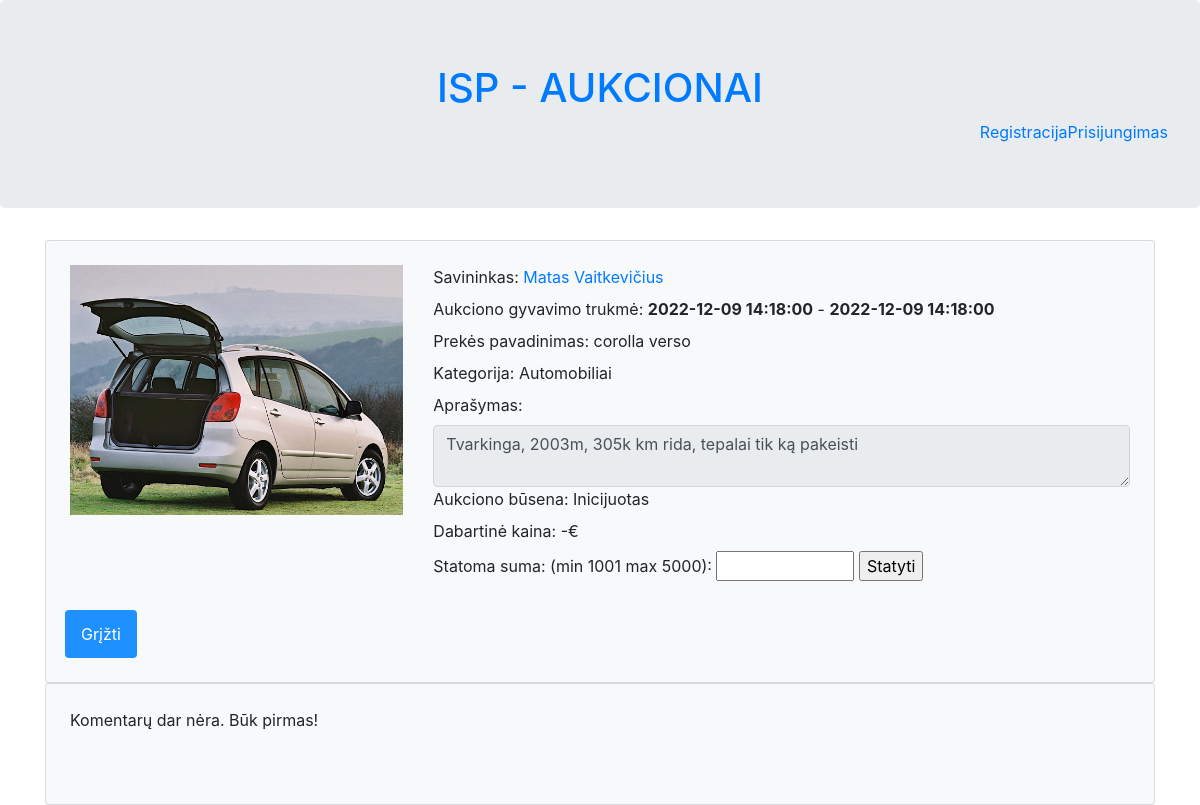
/Aukciono_langas.php?id=3, run on an earlier commit of the app's database.
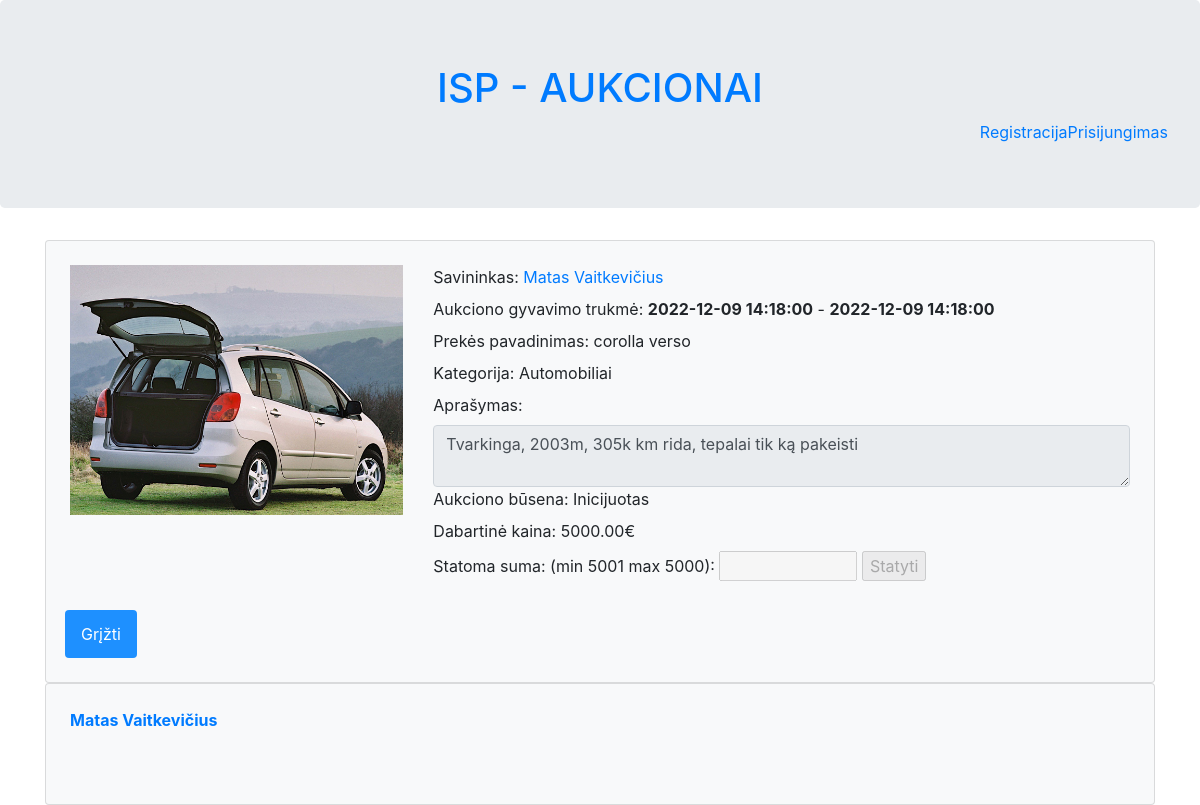
And on a later commit of the database.
### tables this page shows
CREATE TABLE `aukcionas` (
  `pradzia` datetime NOT NULL,
  `pabaiga` datetime NOT NULL,
  `min` float DEFAULT NULL,
  `max` float DEFAULT NULL,
  `galutine_kaina` float DEFAULT NULL,
  `statusas` int(11) NOT NULL,
  `id_Aukcionas` int(11) NOT NULL,
  `fk_Administratoriusid_Administratorius` int(11) DEFAULT NULL,
  `fk_Vartotojasid_Vartotojas` int(11) DEFAULT NULL,
  `fk_Prekeid_Preke` int(11) NOT NULL
);

CREATE TABLE `nuotrauka` (
  `pavadinimas` varchar(64) NOT NULL,
  `nuoroda` text NOT NULL,
  `formatas` int(11) NOT NULL,
  `id_Nuotrauka` int(11) NOT NULL,
  `fk_Prekeid_Preke` int(11) NOT NULL
);

CREATE TABLE `vartotojas` (
  `vardas` varchar(32) NOT NULL,
  `pavarde` varchar(32) NOT NULL,
  `email` varchar(64) NOT NULL,
  `telefono_nr` varchar(20) DEFAULT NULL,
  `slaptazodis` varchar(32) NOT NULL,
  `likutis` decimal(10,2) NOT NULL,
  `blokuotas` tinyint(1) NOT NULL,
  `lytis` int(11) DEFAULT NULL,
  `id_Vartotojas` int(11) NOT NULL,
  `fk_Administratorius` int(11) DEFAULT NULL
);

CREATE TABLE `kategorija` (
  `id_KATEGORIJA` int(11) NOT NULL,
  `name` varchar(12) NOT NULL
);

CREATE TABLE `preke` (
  `aprasymas` varchar(255) NOT NULL,
  `data` datetime NOT NULL DEFAULT current_timestamp(),
  `pavadinimas` varchar(64) NOT NULL,
  `kategorija` int(11) NOT NULL,
  `id_Preke` int(11) NOT NULL,
  `fk_Vartotojasid_Vartotojas` int(11) NOT NULL
);

CREATE TABLE `statusas` (
  `id_STATUSAS` int(11) NOT NULL,
  `name` varchar(14) NOT NULL
);

CREATE TABLE `statymas` (
  `verte` decimal(10,2) NOT NULL,
  `laiko_zyme` datetime NOT NULL DEFAULT current_timestamp(),
  `id_Statymas` int(11) NOT NULL,
  `fk_Vartotojasid_Vartotojas` int(11) NOT NULL,
  `fk_Aukcionasid_Aukcionas` int(11) NOT NULL
);

CREATE TABLE `komentaras` (
  `tekstas` text DEFAULT NULL,
  `laiko_zyme` datetime NOT NULL DEFAULT current_timestamp(),
  `id_Komentaras` int(11) NOT NULL,
  `fk_Aukcionasid_Aukcionas` int(11) NOT NULL,
  `fk_Vartotojasid_Vartotojas` int(11) NOT NULL
);

### Aukciono_langas.php (the view, shortened to what the changed rows need)
<!DOCTYPE html>
<html lang="en">
    <head>
        <link rel="stylesheet" href="https://cdn.jsdelivr.net/npm/bootstrap@4.6.1/dist/css/bootstrap.min.css">
        <link rel="stylesheet" href="https://cdnjs.cloudflare.com/ajax/libs/font-awesome/4.7.0/css/font-awesome.min.css">
      </head>
    <body>
    <?php include("header.php");?>
    <?php
    $db = mysqli_connect(config::DB_SERVER, config::DB_USERNAME, config::DB_PASSWORD, config::DB_NAME);
    $id = $_GET['id'];
    $query = "SELECT *, kategorija.name as name2
              FROM aukcionas
              LEFT JOIN preke ON preke.id_Preke=aukcionas.fk_Prekeid_Preke
              LEFT JOIN nuotrauka ON nuotrauka.fk_Prekeid_Preke=preke.id_Preke
              LEFT JOIN kategorija ON kategorija.id_KATEGORIJA=preke.kategorija
              LEFT JOIN statusas ON statusas.id_STATUSAS=aukcionas.statusas
              LEFT JOIN vartotojas ON preke.fk_Vartotojasid_Vartotojas=vartotojas.id_Vartotojas
              WHERE aukcionas.id_Aukcionas=".$id;
    $result = mysqli_query($db, $query);
    $result = mysqli_fetch_assoc($result);
    ?>
        <div class="container">
              <div class="col-12 card card-body bg-light p-4">
                <div class="row">
                  <div class="col-4">
                    <img style="max-width:100%; max-height:100%;"src=<?php echo "'".$result['nuoroda']."'";?> alt="Blue toy">
                </div>
                <div class="col-8">
                  <div class="div-group">
                    <label><?php echo "<a href='naudotojoPuslapis.php?id=".$result['id_Vartotojas']."'>".$result['vardas']." ".$result['pavarde']."</a>";?></label>
                  </div>
                  <div class="div-group">
                    <label>Aukciono gyvavimo trukmė:</label>
                    <label style="font-weight: bold;"><?php echo $result['pradzia'];?></label>
                    <label> - </label>
                    <label style="font-weight: bold;"><?php echo $result['pabaiga'];?></label>
                  </div>
                  <div class="div-group">
                    <label>Prekės pavadinimas:</label>
                    <label><?php echo $result['pavadinimas'];?></label>
                  </div>
                  <div class="div-group">
                    <label for="kategorija">Kategorija: </label>
                    <label><?php echo $result['name2'];?></label>
                  </div>
                  <div class="div-group">
                      <div class="input-group">
                        <textarea readonly placeholder="$aprasymas" id="aprasymas" class="form-control"><?php echo $result['aprasymas'];?></textarea>
                      </div>
                  </div>
                  <div class="div-group">
                    <label for="status">Aukciono būsena:</label>
                    <label for="status"><?php echo $result['name'];?></label>
                  </div>
                  <div class="div-group">
                    <?php
                    $query = "SELECT * FROM statymas
                     INNER JOIN vartotojas ON vartotojas.id_Vartotojas=statymas.fk_Vartotojasid_Vartotojas
                     WHERE fk_Aukcionasid_Aukcionas='" . $id . "' ORDER BY verte desc LIMIT 1";
                    $statymas = mysqli_query($db, $query);
                    $statymas = mysqli_fetch_assoc($statymas);
                    ?>
                    <label for="kaina">Dabartinė kaina:</label>
                    <label for="kaina"><?php
                    if (isset($statymas)){
                      echo $statymas['verte'];
                    }
                    else{
                      echo "-";
                    }
                    ?>€</label><br>
                  </div>
                  <form method='post' action="Aukciono_langas_statymas.php" >
                    <?php
                      $current_max_bid = $result['galutine_kaina'] == null ? $result['min']+1 : ($result['galutine_kaina'] <= $result['min']+1 ? $result['min']+1 : $result['galutine_kaina']+1);
                    ?>
                    <label for="bid_size">Statoma suma: (min <?php echo $current_max_bid; ?> max <?php echo $result['max'];?>):</label>
                    <input type="number" name="bid_size" step='.01' min='<?php echo $current_max_bid; ?>' max='<?php echo $result['max'];?>' required <?php if($current_max_bid > $result['max']) echo 'disabled';?>>
                    <input type="submit" name="submit_bid" value="Statyti" <?php if($current_max_bid > $result['max']) echo 'disabled';?>>
                   </form>
                </div>
            </div>
              <br>
              <div class="row">
              </div>
            </div>
            <div class="col-12 card card-body bg-light p-4">
              <?php
              $query = "SELECT * FROM komentaras
                        INNER JOIN vartotojas ON komentaras.fk_Vartotojasid_Vartotojas=vartotojas.id_Vartotojas
                        WHERE fk_Aukcionasid_Aukcionas=" . $id."
                        AND vartotojas.blokuotas=0
                        ORDER BY laiko_zyme desc";
              $result = mysqli_query($db, $query);
              foreach ($result as $row){
                echo "<div class='div-group'>
                <div style='font-weight: bolder;'><a href='naudotojoPuslapis.php?id=".$row['id_Vartotojas']."'>".$row['vardas']." ".$row['pavarde']."</a></div>
                <div style='font-weight: lighter;'>".$row['tekstas']."</div>";
                echo "</div>";
              }
              if (mysqli_num_rows($result) <= 0){
                echo "Komentarų dar nėra. Būk pirmas!";
              }
              ?>
              <form method="post" action="skelbti_komentara.php?id=<?php echo $id;?>">
                <br>
              </form>
              <form method="post" action="skelbti_zinute.php?id=<?php echo $id;?>">
                <br>
              </form>
            </div>
          </div>
    </body>
</html>

What changed in the data, as far as the page shows it:
changed aukcionas "Statyti": current_max_bid "1001" → "5001"
added statymas: verte "5000.00"
added komentaras: fk_Vartotojasid_Vartotojas.vardas "Matas", fk_Vartotojasid_Vartotojas.pavarde "Vaitkevičius"
Also different on the page:
text no longer shown: "- Komentarų dar nėra. Būk pirmas!"
